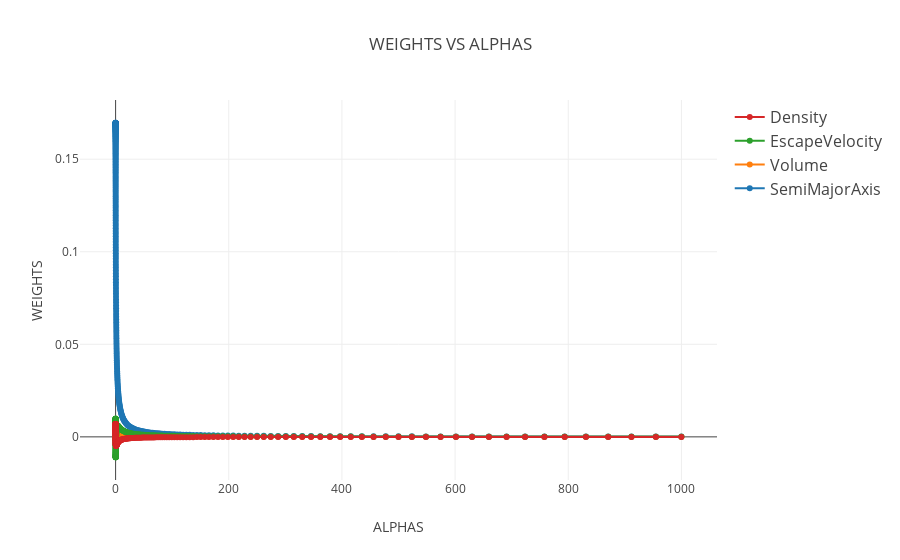

Notebook cell for this chart:
### Markdown cell above
## WEIGHT VS ALPHA ##

### Code cell
data = []
for i in column_name1:
    p = go.Scatter(x= df.alpha, y= df.loc[:,i].tolist(), mode='lines+markers', name=i, hoverinfo='name', line=dict(shape='linear'))
    data.append(p)        
layout = dict(
     title='WEIGHTS VS ALPHAS',
    xaxis=dict(
        title='ALPHAS'
    ),
    yaxis=dict(
        title='WEIGHTS'
    ),
    legend=dict(
        traceorder='reversed',
        font=dict(size=16)
    )
)
fig = dict(data=data, layout=layout)
plot.iplot(fig, filename='WEIGHTS_VS_ALPHAS_PLANETARY')

### Figure 1 — Plotly figure (JSON) as saved in the notebook; plotly's stock layout.template omitted (floating-point values rounded to 4 significant figures; data arrays with more than 128 entries replaced by an {"elided": "..."} marker saying what was removed)
{"data": [{"hoverinfo": "name", "line": {"shape": "linear"}, "mode": "lines+markers", "name": "SemiMajorAxis", "type": "scatter", "x": {"elided": "300 float values"}, "y": {"elided": "300 float values"}}, {"hoverinfo": "name", "line": {"shape": "linear"}, "mode": "lines+markers", "name": "Volume", "type": "scatter", "x": {"elided": "300 float values"}, "y": {"elided": "300 float values"}}, {"hoverinfo": "name", "line": {"shape": "linear"}, "mode": "lines+markers", "name": "EscapeVelocity", "type": "scatter", "x": {"elided": "300 float values"}, "y": {"elided": "300 float values"}}, {"hoverinfo": "name", "line": {"shape": "linear"}, "mode": "lines+markers", "name": "Density", "type": "scatter", "x": {"elided": "300 float values"}, "y": {"elided": "300 float values"}}], "layout": {"legend": {"font": {"size": 16}, "traceorder": "reversed"}, "title": "WEIGHTS VS ALPHAS", "xaxis": {"title": "ALPHAS"}, "yaxis": {"title": "WEIGHTS"}}}
